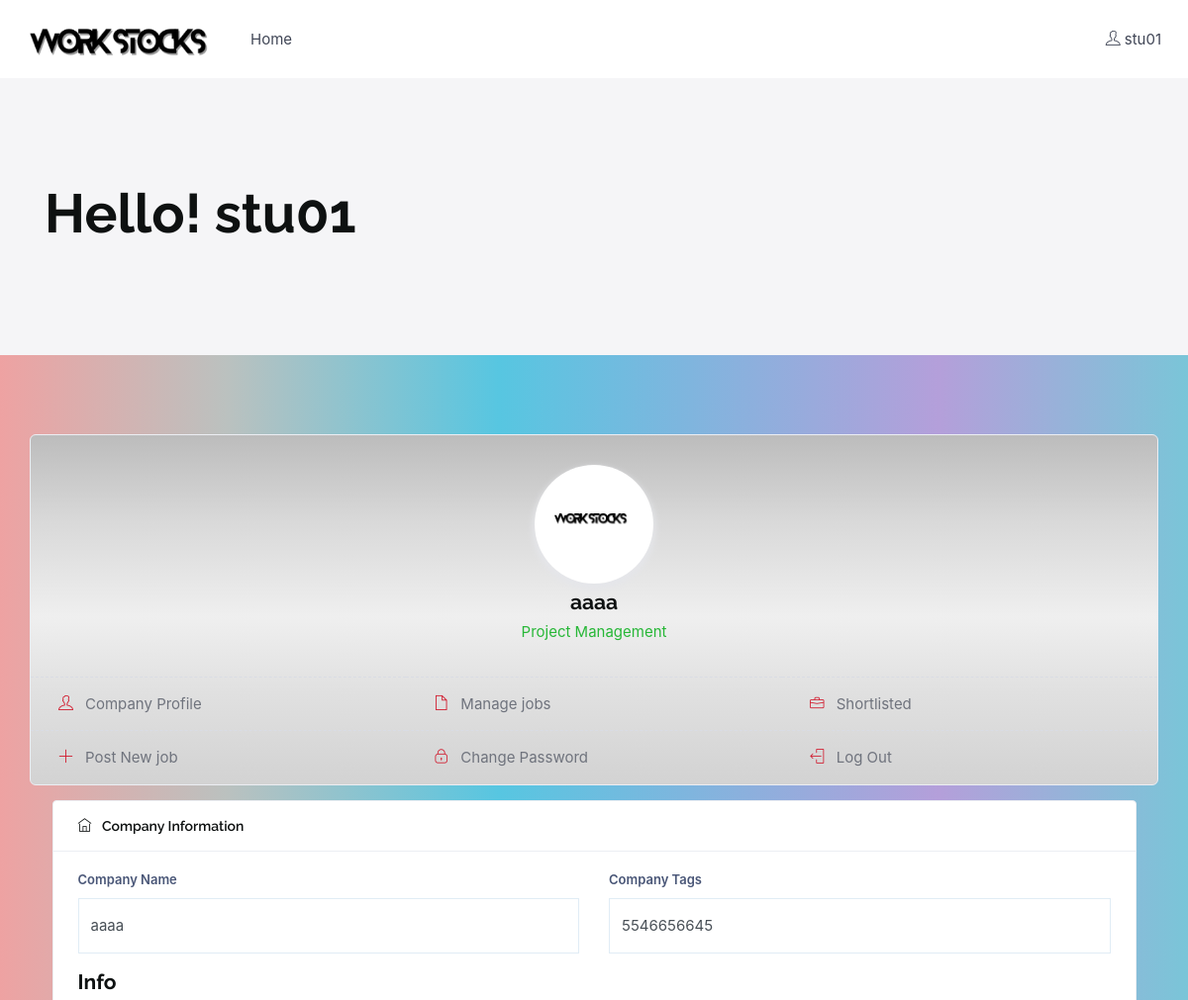
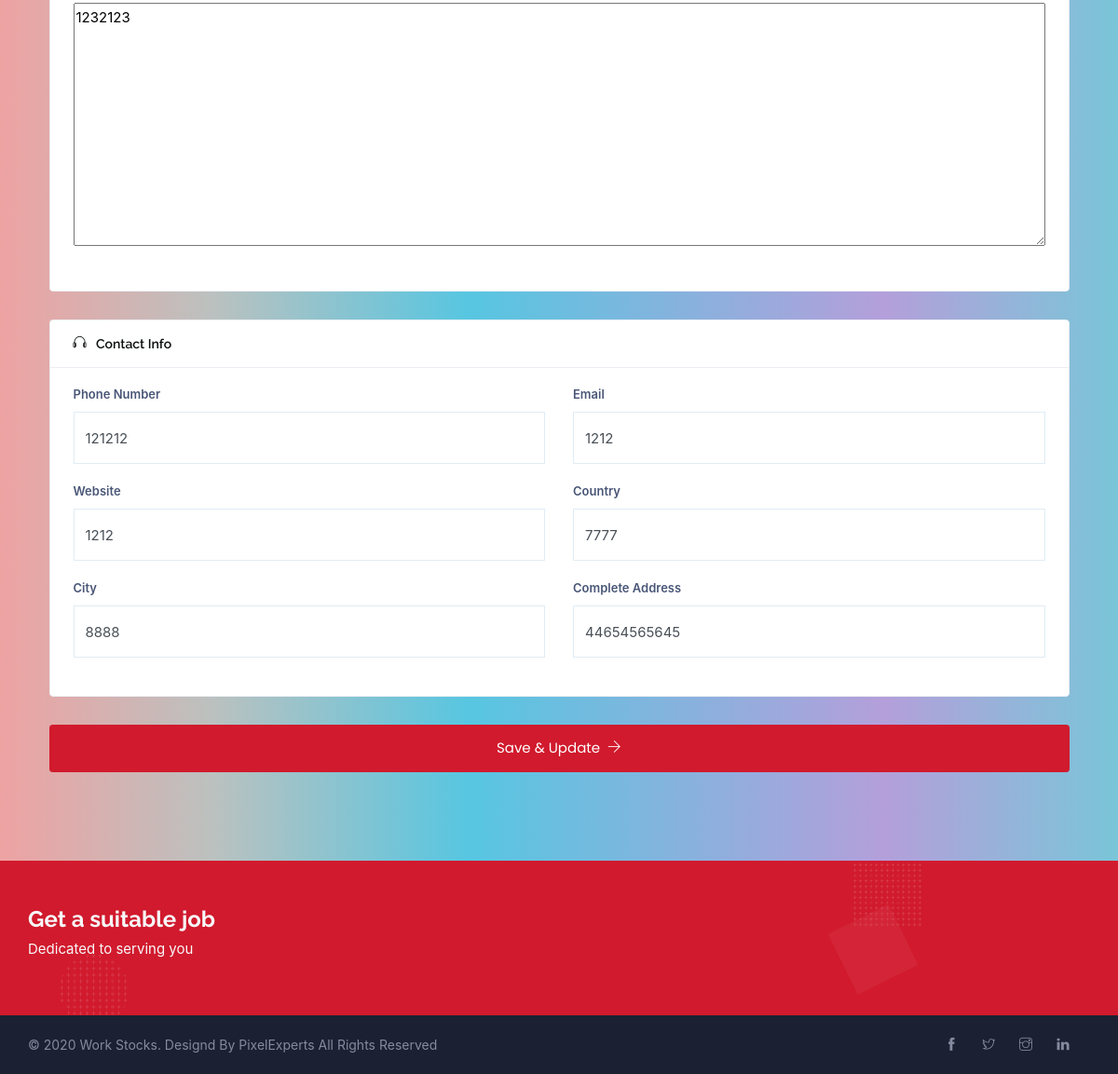
/e_info/ (signed in), run on the app's committed database (2 pictures, top to bottom).
### api/models.py (models this page shows)
class UserInfo(models.Model):
    username = models.CharField(max_length=255)
    password = models.CharField(max_length=255)
    types = models.IntegerField(default=0)  # 0stu 1 company 2admin
    school = models.CharField(max_length=255, null=True)
    age = models.CharField(max_length=255, null=True)
    sex = models.CharField(max_length=255, null=True)
    tags = models.CharField(max_length=255, null=True)
    realname = models.CharField(max_length=255, null=True)
    hope_work_time_min = models.CharField(max_length=255, null=True)
    hope_work_time_max = models.CharField(max_length=255, null=True)
    hope_work_money_min = models.CharField(max_length=255, null=True)
    hope_work_money_max = models.CharField(max_length=255, null=True)
    created_at = models.DateTimeField(default=now)

class EInfo(models.Model):
    username = models.CharField(max_length=255)
    password = models.CharField(max_length=255)
    types = models.IntegerField(default=1)  # 0stu 1 company 2admin
    company = models.CharField(max_length=255, null=True)
    info = models.TextField(null=True)
    address = models.CharField(max_length=255, null=True)
    tags = models.CharField(max_length=255, null=True)
    country = models.CharField(max_length=255, null=True)
    city = models.CharField(max_length=255, null=True)
    company_type = models.CharField(max_length=255, null=True)
    phone = models.CharField(max_length=255, null=True)
    email = models.CharField(max_length=255, null=True)
    website = models.CharField(max_length=255, null=True)
    created_at = models.DateTimeField(default=now)

### api/views.py (the view)
# urls.py: path('e_info/', e_info),
def e_info(request):
    if request.method == 'POST':
        try:
            result_post = json.loads(request.body)
        except:
            result_post = request.POST
        systemDict = {}
        for key in result_post:
            systemDict[key] = result_post.get(key)
        print(systemDict)
        user_id = request.session.get('e_id')
        EInfo.objects.filter(id=user_id).update(**systemDict)
        return redirect('/e_info/')
    else:
        user_id = request.session.get('e_id')
        systemDict2 = model_to_dict(EInfo.objects.get(id=user_id))
        jobs = [model_to_dict(i, fields=['id', 'job_title'])
                for i in Job.objects.filter(e_id_id=user_id)]
        systemDict2['jobs'] = jobs
        print(jobs)
        results = JoinWork.objects.filter(
            job_id__e_id_id=request.session['e_id'])
        shortlisted = []
        for i in results:
            dict1 = {}
            dict1['user_id'] = i.user_id.id
            dict1['job_title'] = i.job_id.job_title
            dict1['full_name'] = WorkShort.objects.get(
                user_id_id=i.user_id.id).full_name
            if JoinWork.objects.get(user_id_id=i.user_id.id, job_id_id=i.job_id).is_pass_status:
                dict1['pass_status'] = 'Pass'
            else:
                dict1['pass_status'] = 'Waiting'
            dict1['created_at'] = i.created_at
            shortlisted.append(dict1)
        systemDict2['shortlisted'] = shortlisted
        print(shortlisted)
        return render(request, 'job/employer-dashboard.html', context=systemDict2)

### templates/job/employer-dashboard.html (shortened to what this page needs)
<!DOCTYPE html>
<html lang="en">
<head>
    <link href="/static/assets/css/plugins.css" rel="stylesheet">
    <link href="/static/assets/css/styles.css" rel="stylesheet">
    <link href="/static/assets/css/skin/default.css" rel="stylesheet">
</head>
<body class="green-skin">
<div id="main-wrapper">
    <div class="header header-light">
        <div class="container-fluid">
            <nav id="navigation" class="navigation navigation-landscape">
                <div class="nav-header">
                    <a class="nav-brand" href="#">
                        <img src="/static/assets/img/logo.png" class="logo" alt=""/>
                    </a>
                </div>
                <div class="nav-menus-wrapper" style="transition-property: none;">
                               <ul class="nav-menu">
                            <li ><a href="/index/">Home</a>
                            </li>
                        </ul>
                    <ul class="nav-menu nav-menu-social align-to-right">
                        {% if request.session.username %}
                            <li>
                                <a href="/login/">
                                    <i class="ti-user mr-1"></i><span
                                        class="dn-lg">{{ request.session.username }}</span>
                                </a>
                            </li>
                        {% else %}
                            <li>
                                <a href="/login/" data-toggle="modal" data-target="#login">
                                    <i class="ti-user mr-1"></i><span class="dn-lg">Login/Register</span>
                                </a>
                            </li>
                        {% endif %}
                    </ul>
                </div>
            </nav>
        </div>
    </div>
    <div class="page-title-wrap">
        <div class="container">
            <div class="col-lg-12 col-md-12">
                <div class="pt-caption">
                    <h1>Hello! {{ request.session.username }}</h1>
                </div>
            </div>
        </div>
    </div>
    <section class="tr-single-detail gray-bg" style="background-image: linear-gradient(to right, #eea2a2 0%, #bbc1bf 19%, #57c6e1 42%, #b49fda 79%, #7ac5d8 100%);">
        <div class="container">
            <div class="row">
                <div class="col-md-12 col-sm-12">
                    <div class="dashboard-wrap" style="background-image: linear-gradient(to top, lightgrey 0%, lightgrey 1%, #e0e0e0 26%, #efefef 48%, #d9d9d9 75%, #bcbcbc 100%);">
                        <div class="dashboard-thumb">
                            <div class="dashboard-th-pic">
                                <img src="/static/assets/img/asana.png" class="img-fluid mx-auto img-circle" alt=""/>
                            </div>
                            <h4 class="mb-1">{{ company }}</h4>
                            <span class="text-success">Project Management</span>
                        </div>
                        <ul class="nav dashboard-verticle-nav">
                            <li class="nav-item col-md-4 col-sm-6">
                                <a class="nav-link active" data-toggle="tab" href="#c-profile"><i class="ti-user"></i>Company
                                    Profile</a>
                            </li>
                            <li class="nav-item col-md-4 col-sm-6">
                                <a class="nav-link" data-toggle="tab" href="#manage-jobs"><i class="ti-file"></i>Manage
                                    jobs</a>
                            </li>
                            <li class="nav-item col-md-4 col-sm-6">
                                <a class="nav-link" data-toggle="tab" href="#shortlisted"><i class="lni-briefcase"></i>Shortlisted</a>
                            </li>
                            <li class="nav-item col-md-4 col-sm-6">
                                <a class="nav-link" data-toggle="tab" href="#post-new-job"><i class="ti-plus"></i>Post
                                    New job</a>
                            </li>
                            <li class="nav-item col-md-4 col-sm-6">
                                <a class="nav-link" data-toggle="tab" href="#change-password"><i class="lni-lock"></i>Change
                                    Password</a>
                            </li>
                            <li class="nav-item col-md-4 col-sm-6">
                                <a class="nav-link" href="/login/"><i class="lni-exit"></i>Log Out</a>
                            </li>
                        </ul>
                    </div>
                </div>
                <div class="col-md-12 col-sm-12">
                    <div class="tab-content">
                        <div class="tab-pane active container" id="c-profile">
                            <form action="/e_info/" method="post" enctype="multipart/form-data">
                                <div class="tr-single-box">
                                    <div class="tr-single-header">
                                        <h4><i class="ti-home"></i> Company Information</h4>
                                    </div>
                                    <div class="tr-single-body">
                                        <div class="row">
                                            <div class="col-lg-6 col-md-12 col-sm-12">
                                                <div class="form-group">
                                                    <label>Company Name</label>
                                                    <input name='company' class="form-control" type="text"
                                                           value="{{ company }}">
                                                </div>
                                            </div>
                                            <div class="col-lg-6 col-md-12 col-sm-12">
                                                <div class="form-group">
                                                    <label>Company Tags</label>
                                                    <input name='tags' class="form-control" type="text"
                                                           value="{{ tags }}">
                                                </div>
                                            </div>
                                            <div class="col-lg-12 col-md-12 col-sm-12">
                                                <div class="form-group">
                                                    <h4>Info</h4>
                                                    <textarea style="width: 100%" name="info" id="" cols="60"
                                                              rows="10">{{ info }}</textarea>
                                                </div>
                                            </div>
                                        </div>
                                    </div>
                                </div>
                                <div class="tr-single-box">
                                    <div class="tr-single-header">
                                        <h4><i class="ti-headphone"></i> Contact Info</h4>
                                    </div>
                                    <div class="tr-single-body">
                                        <div class="row">
                                            <div class="col-lg-6 col-md-6 col-sm-12">
                                                <div class="form-group">
                                                    <label class="social-nfo">Phone Number</label>
                                                    <input name='phone' class="form-control" type="text"
                                                           value="{{ phone }}">
                                                </div>
                                            </div>
                                            <div class="col-lg-6 col-md-6 col-sm-12">
                                                <div class="form-group">
                                                    <label class="social-nfo">Email</label>
                                                    <input class="form-control" name='email' type="text"
                                                           value="{{ email }}">
                                                </div>
                                            </div>
                                            <div class="col-lg-6 col-md-6 col-sm-12">
                                                <div class="form-group">
                                                    <label class="social-nfo">Website</label>
                                                    <input name="website" class="form-control" type="text"
                                                           value="{{ website }}">
                                                </div>
                                            </div>
                                            <div class="col-lg-6 col-md-6 col-sm-12">
                                                <div class="form-group">
                                                    <label class="social-nfo">Country</label>
                                                    <input name="country" class="form-control" type="text"
                                                           value="{{ country }}">
                                                </div>
                                            </div>
                                            <div class="col-lg-6 col-md-6 col-sm-12">
                                                <div class="form-group">
                                                    <label class="social-nfo">City</label>
                                                    <input name='city' class="form-control" type="text"
                                                           value="{{ city }}">
                                                </div>
                                            </div>
                                            <div class="col-lg-6 col-md-6 col-sm-12">
                                                <div class="form-group">
                                                    <label class="social-nfo">Complete Address</label>
                                                    <input name="address" class="form-control" type="text"
                                                           value="{{ address }}">
                                                </div>
                                            </div>
                                        </div>
                                    </div>
                                </div>
                                <button type="submit" class="btn btn-info btn-md full-width">Save & Update<i
                                        class="ml-2 ti-arrow-right"></i></button>
                            </form>
                        </div>
                    </div>
                </div>
            </div>
        </div>
    </section>
    <section class="alert-wrap pt-5 pb-5" style="background: #d11a2d url(/static/assets/img/bg2.png);">
        <div class="container">
            <div class="row">
                <div class="col-lg-6 col-md-6">
                    <div class="jobalert-sec">
                        <h3 class="mb-1 text-light">Get a suitable job</h3>
                        <p class="text-light">Dedicated to serving you</p>
                    </div>
                </div>
            </div>
        </div>
    </section>
    <footer class="dark-footer skin-dark-footer">
        <div class="footer-bottom">
            <div class="container">
                <div class="row align-items-center">
                    <div class="col-lg-6 col-md-6">
                        <p class="mb-0">© 2020 Work Stocks. Designd By PixelExperts All Rights Reserved</p>
                    </div>
                    <div class="col-lg-6 col-md-6 text-right">
                        <ul class="footer-bottom-social">
                            <li><a href="#"><i class="ti-facebook"></i></a></li>
                            <li><a href="#"><i class="ti-twitter"></i></a></li>
                            <li><a href="#"><i class="ti-instagram"></i></a></li>
                            <li><a href="#"><i class="ti-linkedin"></i></a></li>
                        </ul>
                    </div>
                </div>
            </div>
        </div>
    </footer>
</div>
</body>
</html>

### data on the page
UserInfo: session.username "stu01"
EInfo: company "aaaa", tags "5546656645", info "1232123", phone "121212", email "1212", website "1212", country "7777", city "8888", address "44654565645"
